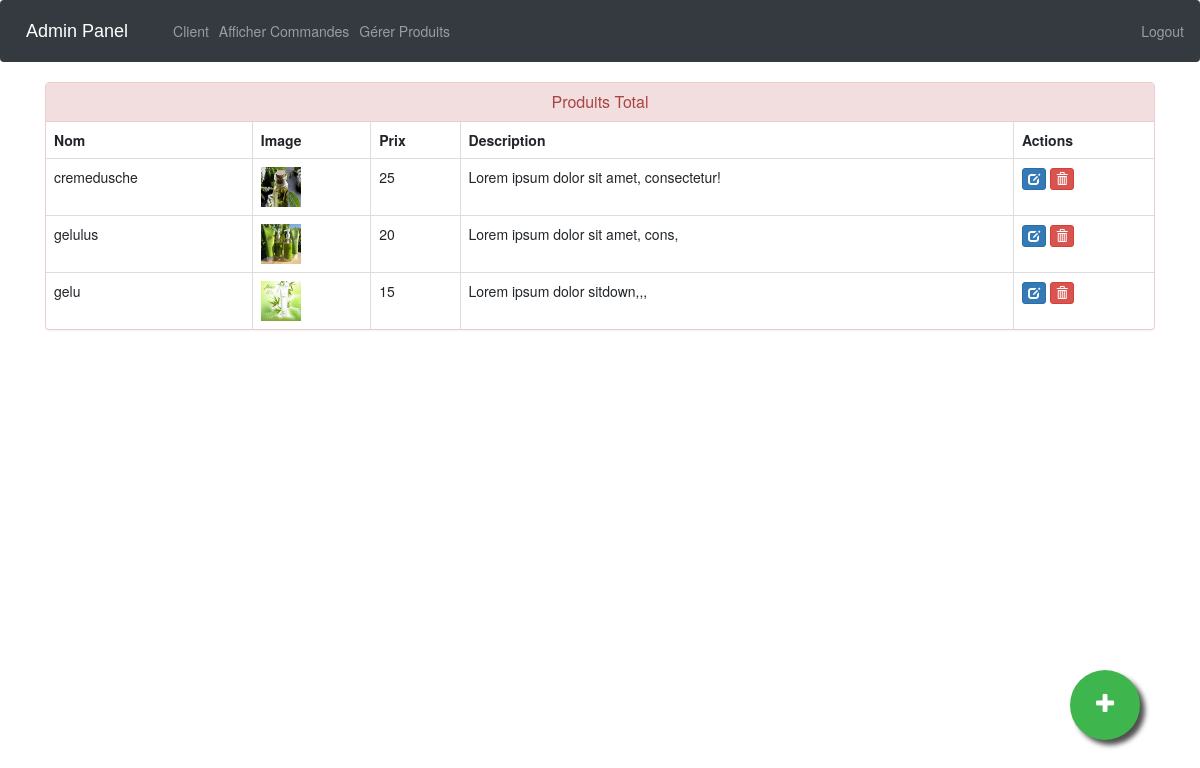
Screenshot of /admin-products (signed in) with the database file from the repository.
### ecom/models.py (models this page shows, shortened)
class Product(models.Model):
    name=models.CharField(max_length=40)
    product_image= models.ImageField(upload_to='product_image/',null=True,blank=True)
    price = models.PositiveIntegerField()
    description=models.CharField(max_length=40)

### ecom/views.py (the view)
# urls.py: path('admin-products', views.admin_products_view,name='admin-products'),
@login_required(login_url='adminlogin')
def admin_products_view(request):
    products=models.Product.objects.all()
    return render(request,'ecom/admin_products.html',{'products':products})

### templates/ecom/admin_products.html (shortened to what this page needs)
{% extends 'ecom/admin_base.html' %}
{% load static %}
{% block content %}
<head>
  <link href="//netdna.bootstrapcdn.com/bootstrap/3.0.0/css/bootstrap.min.css" rel="stylesheet" id="bootstrap-css">
</head>
<div class="container">
  <div class="panel panel-danger">
    <div class="panel-heading">
      <h6 class="panel-title">Produits Total</h6>
    </div>
    <table class="table table-hover table-bordered" id="dev-table">
      <thead>
        <tr>
          <th>Nom</th>
          <th>Image</th>
          <th>Prix</th>
          <th>Description</th>
          <th>Actions</th>
        </tr>
      </thead>
      {% for p in products %}
  {% if p %}
      <tr>
        <td> {{p.name}}</td>
        <td> <img src="{% static p.product_image.url %}" alt="Profile Pic" height="40px" width="40px" /></td>
        <td>{{p.price}}</td>
        <td>{{p.description}}</td>
        <td><a class="btn btn-primary btn-xs" href="{% url 'update-product' p.id  %}"><span class="glyphicon glyphicon-edit"></span></a>
          <a class="btn btn-danger btn-xs" href="{% url 'delete-product' p.id  %}"><span class="glyphicon glyphicon-trash"></span></a></td>
      </tr>
      {%else%}
      <br><br><br>
      <h1>No Produits!!</h1>
      {% endif %}
      {% endfor %}
    </table>
  </div>
</div>
<a href="/admin-add-product" class="float">
<i class="fa fa-plus my-float"></i>
</a>
{% endblock content %}

### templates/ecom/admin_base.html (shortened to what this page needs)
<!DOCTYPE html>
{% load static %}
<html lang="en">
<head>
  <link rel="stylesheet" href="https://stackpath.bootstrapcdn.com/bootstrap/4.3.1/css/bootstrap.min.css">
  <link rel="stylesheet" href="https://maxcdn.bootstrapcdn.com/font-awesome/4.7.0/css/font-awesome.min.css">
</head>
<body>
  <div class="bs-example">
    <nav class="navbar navbar-expand-md navbar-dark fixed-top" style="background:#343A40;">
      <a href="/" class="navbar-brand">Admin Panel</a>
      <div class="collapse navbar-collapse justify-content-between" id="navbarCollapse">
        <div class="navbar-nav">
          <a href="/view-customer" class="nav-item nav-link">Client</a>
          <a href="/admin-view-booking" class="nav-item nav-link">Afficher Commandes</a>
          <a href="/admin-products" class="nav-item nav-link">Gérer Produits</a>
        </div>
        <div class="navbar-nav navbar-right">
          <a href="/logout" class="nav-item nav-link"> Logout</a>
        </div>
      </div>
    </nav>
  </div>
  {% block content %}
  {% endblock content %}
<br><br><br><br><br><br><br><br>
</body>
</html>

### templates/ecom/admin_base.html (style rules this page uses)
.bs-example { margin: 0px; }
.navbar-brand { font-size: 20px; font-family: sans-serif; }
.fa { font-size: 23px; width: 60px; text-align: center; text-decoration: none; margin: 5px 2px; border-radius: 50%; }

### templates/ecom/admin_products.html (style rules this page uses)
a:link { text-decoration: none; }
h6 { text-align: center; }
.float { position:fixed; width:70px; height:70px; bottom:60px; right:60px; background-color:#3eb54d; color:#FFF; border-radius:50px; text-align:center; box-shadow: 5px 5px 5px #505050; }
.my-float { margin-top:22px; }

### rows the page displays
Product: name "cremedusche", product_image (picture), price "25", description "Lorem ipsum dolor sit amet, consectetur!"
Product: name "gelulus", product_image (picture), price "20", description "Lorem ipsum dolor sit amet, cons,"
Product: name "gelu", product_image (picture), price "15", description "Lorem ipsum dolor sitdown,,,"
